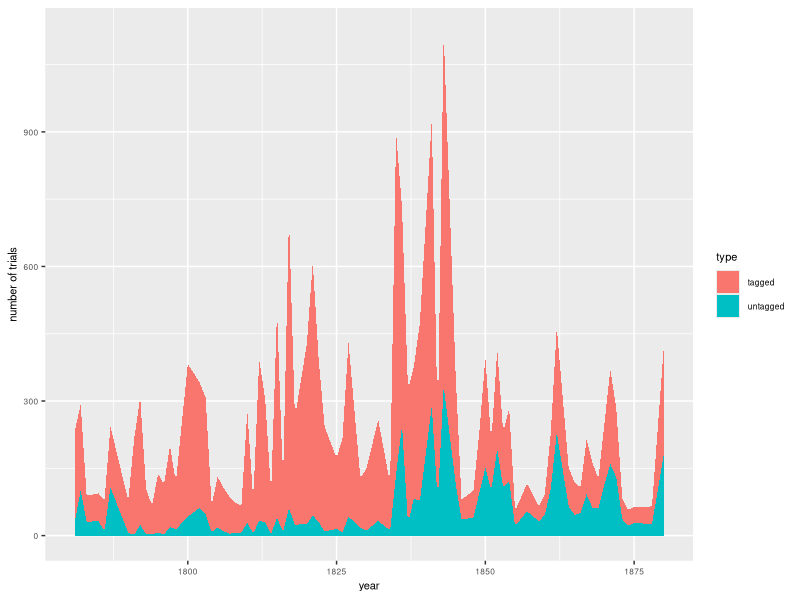
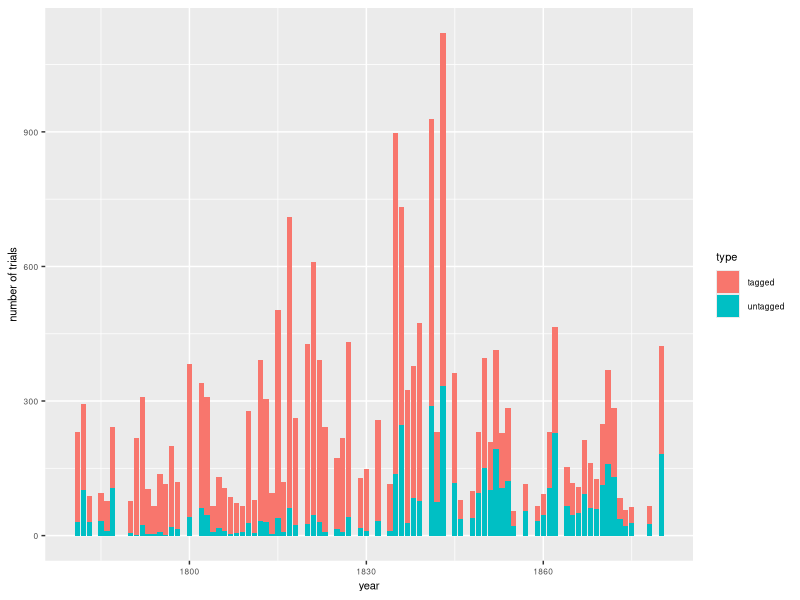
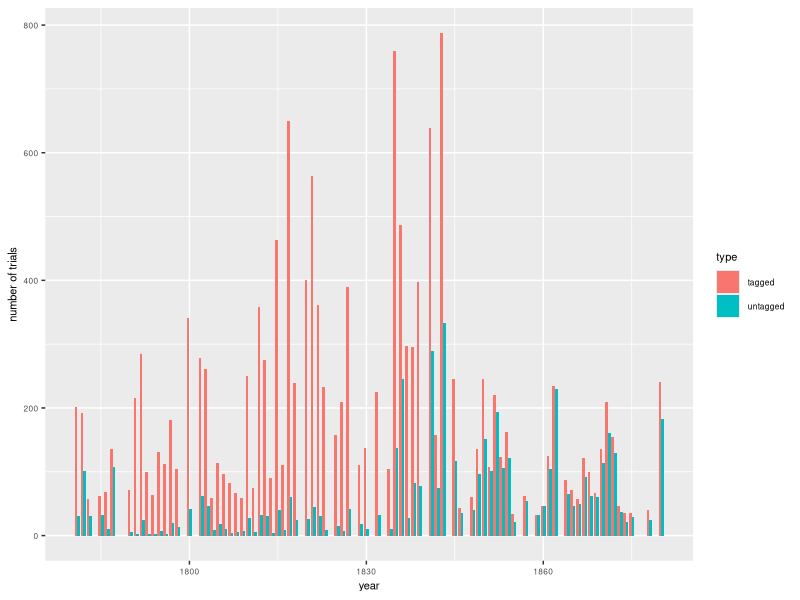
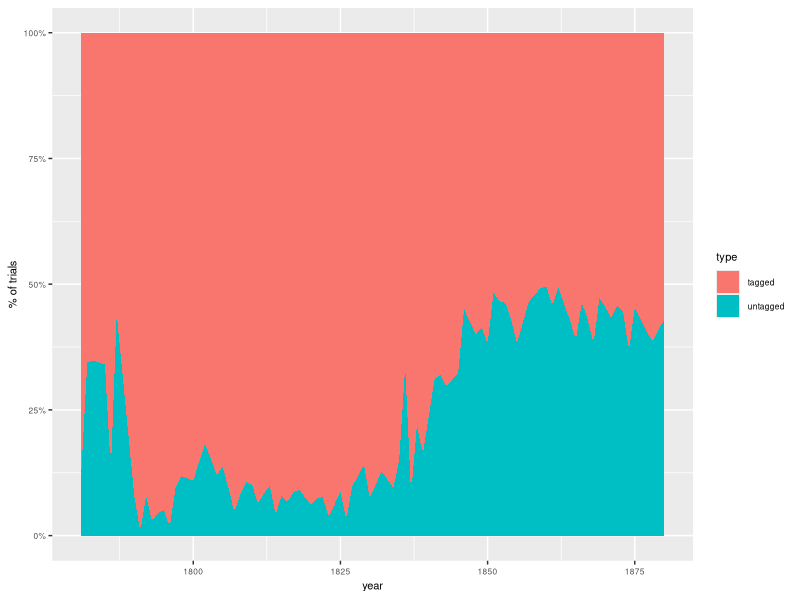
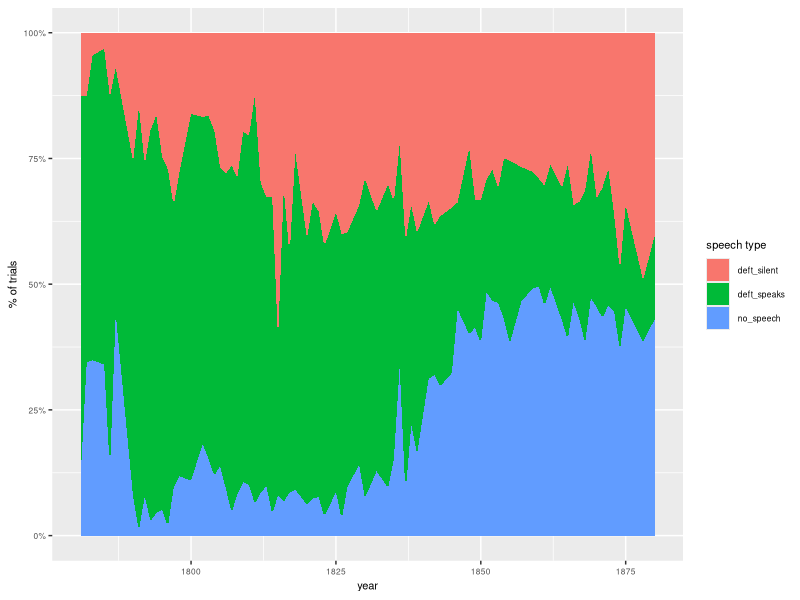
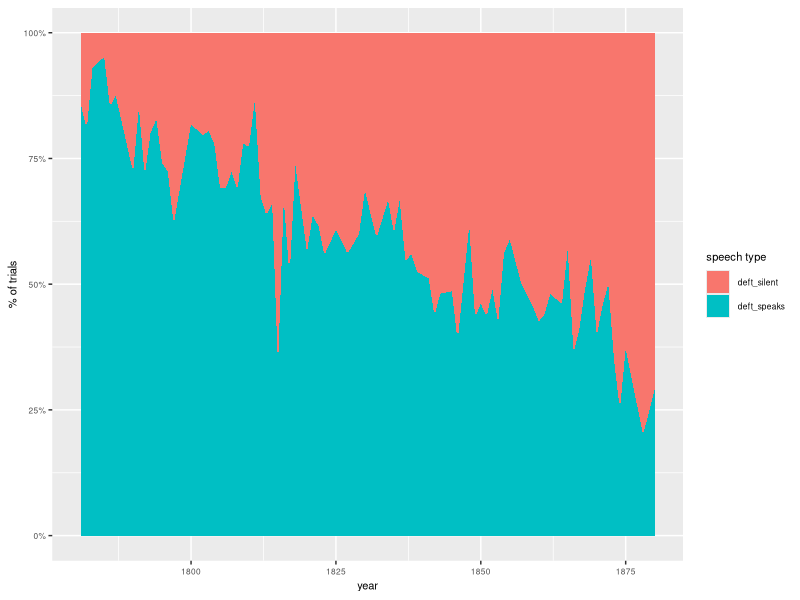
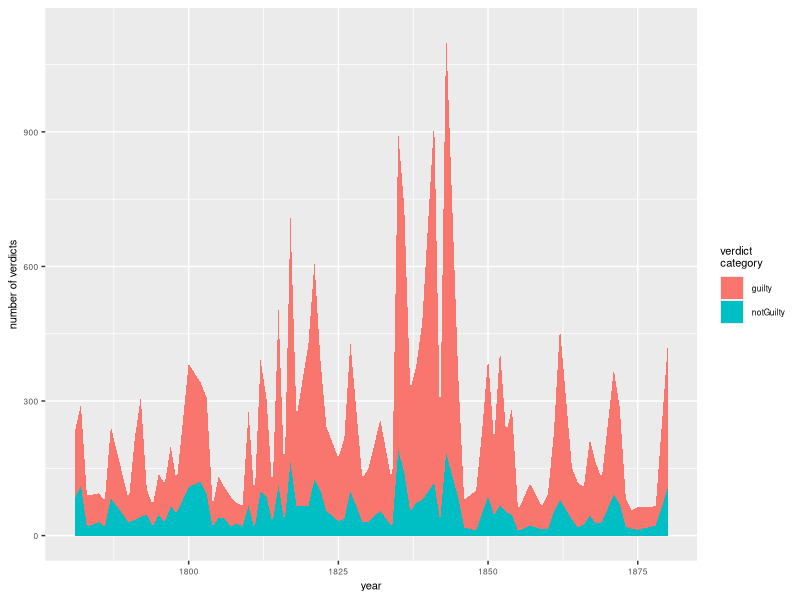
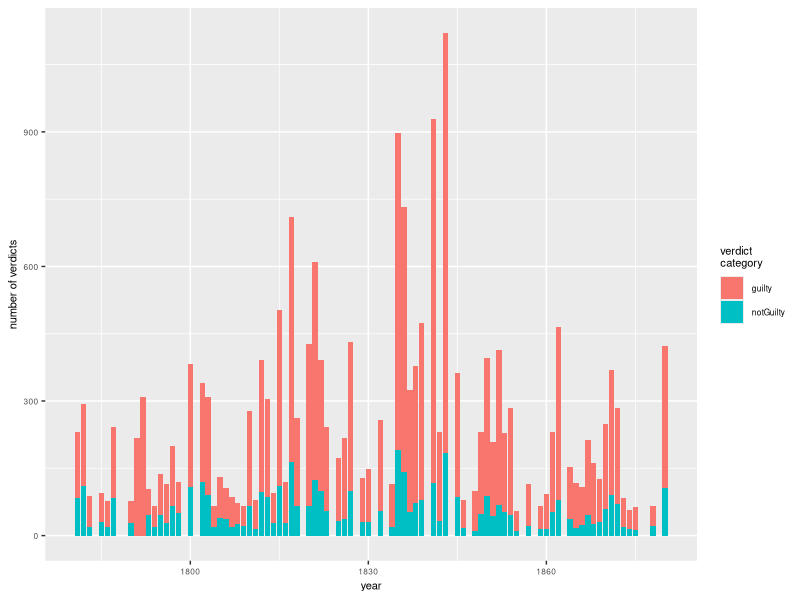

Write R code to recreate these figures, in order.
## ---- chunk 1
# necessary packages
library(plyr)
library(dplyr)
library(tidyr)
library(ggplot2)
library(scales)
## ---- chunk 2
# reusable non-data things + functions (ooh-err)

set_graphs_theme_ltop <- theme(legend.position = "top", axis.text=element_text(size=6), title=element_text(size=8), legend.title=element_text(size=8), legend.text=element_text(size=6), plot.title=element_text(size=16))

set_graphs_theme_g <- theme(axis.text=element_text(size=6), title=element_text(size=8), legend.title=element_text(size=8), legend.text=element_text(size=6), plot.title=element_text(size=16))

# Multiple plot function
#
# ggplot objects can be passed in ..., or to plotlist (as a list of ggplot objects)
# - cols:   Number of columns in layout
# - layout: A matrix specifying the layout. If present, 'cols' is ignored.
#
# If the layout is something like matrix(c(1,2,3,3), nrow=2, byrow=TRUE),
# then plot 1 will go in the upper left, 2 will go in the upper right, and
# 3 will go all the way across the bottom.
#
multiplot <- function(..., plotlist=NULL, file, cols=1, layout=NULL) {
  library(grid)
  
  # Make a list from the ... arguments and plotlist
  plots <- c(list(...), plotlist)
  
  numPlots = length(plots)
  
  # If layout is NULL, then use 'cols' to determine layout
  if (is.null(layout)) {
    # Make the panel
    # ncol: Number of columns of plots
    # nrow: Number of rows needed, calculated from # of cols
    layout <- matrix(seq(1, cols * ceiling(numPlots/cols)),
                     ncol = cols, nrow = ceiling(numPlots/cols))
  }
  
  if (numPlots==1) {
    print(plots[[1]])
    
  } else {
    # Set up the page
    grid.newpage()
    pushViewport(viewport(layout = grid.layout(nrow(layout), ncol(layout))))
    
    # Make each plot, in the correct location
    for (i in 1:numPlots) {
      # Get the i,j matrix positions of the regions that contain this subplot
      matchidx <- as.data.frame(which(layout == i, arr.ind = TRUE))
      
      print(plots[[i]], vp = viewport(layout.pos.row = matchidx$row,
                                      layout.pos.col = matchidx$col))
    }
  }
}

## ---- chunk 3
# read in the full data
obv2_defendants_trials <- read.table("obv_defendants_trials.tsv",
                   header=TRUE,
                   sep="\t")

### filter: guilty/not guilty verdicts only; exclude 1784 (single trial) and 1780 

obv2_f_gng <- obv2_defendants_trials %>% filter(grepl('uilty',deft_vercat), year != 1784, year !=1780)

## add tt column for tagged/untagged trials (*requires plyr)

obv2_f_gng$tt <- revalue(obv2_f_gng$speech, c("deft_speaks"="tagged", "deft_silent"="tagged", "no_speech"="untagged"))

## ---- chunk 4
### all trials

obv2_gng_year <- obv2_f_gng %>% select(year) %>% group_by(year) %>% summarise(n_trials = n())


### breakdown by tagged type

obv2_gng_year_tagged <- obv2_f_gng %>% select(year, tt) %>% group_by(year, tt) %>% summarise(n_tt = n())


### breakdown by speech type

obv2_gng_year_speech <- obv2_f_gng %>% select(year, speech) %>% group_by(year, speech) %>% summarise(n_speech = n())

# same but add tagged type column

obv2_gng_year_speech_tt <- obv2_f_gng %>% select(year, speech, tt) %>% group_by(year, speech, tt) %>% summarise(n_speech = n())

### breakdown by vercat

obv2_gng_year_vercat <- obv2_f_gng %>% select(year, deft_vercat) %>% group_by(year, deft_vercat) %>% summarise(n_vercat = n())

### breakdown by vercat and tagged type

obv2_gng_year_vercat_tt <- obv2_f_gng %>% select(year, deft_vercat, tt) %>% group_by(year, deft_vercat,tt) %>% summarise(n_vercat_tt = n())

### breakdown by speech type and vercat 

obv2_gng_year_speech_vercat <- obv2_f_gng %>% select(year, speech, deft_vercat) %>% group_by(year, speech, deft_vercat) %>% summarise(n_speech_vercat = n())




## ---- chunk 5
ggplot(data=obv2_gng_year_tagged, aes(x=year,y=n_tt)) + 
  geom_area(position="stack",stat='identity', aes(fill=tt)) +
  set_graphs_theme_g + labs(y="number of trials", fill="type")
## ---- chunk 6
ggplot(data=obv2_gng_year_tagged, aes(x=year, y=n_tt)) +
  geom_bar(position="stack",stat='identity', aes(fill=tt)) +
  set_graphs_theme_g + labs(y="number of trials", fill="type")
## ---- chunk 7
ggplot(data=obv2_gng_year_tagged, aes(x=year, y=n_tt)) +
  geom_bar(position="dodge",stat='identity', aes(fill=tt)) +
  set_graphs_theme_g + labs(y="number of trials", fill="type")

## ---- chunk 8
# percent_format requires scales package

ggplot(obv2_gng_year_tagged, aes(x = year, y = n_tt)) + 
  geom_area(position="fill",stat='identity', aes(fill = tt)) + 
  scale_y_continuous(labels = percent_format()) + 
  set_graphs_theme_g + labs(y="% of trials", fill="type")

## ---- chunk 9
# all trials: by speech types
ggplot(obv2_gng_year_speech,aes(x = year, y = n_speech)) + 
  geom_area(position="fill",stat='identity', aes(fill = speech)) + 
  scale_y_continuous(labels = percent_format()) + 
  set_graphs_theme_g + labs(y="% of trials", fill="speech type")


## ---- chunk 10

obv2_gng_year_speech_tt %>% filter(tt=='tagged') %>% 
  ggplot(aes(x = year, y = n_speech)) + 
  geom_area(position="fill",stat='identity', aes(fill=speech)) + 
  scale_y_continuous(labels = percent_format()) + 
  set_graphs_theme_g + labs(y="% of trials", fill="speech type")

## ---- chunk 11
ggplot(data=obv2_gng_year_vercat, aes(x=year,y=n_vercat)) + 
  geom_area(position="stack",stat='identity', aes(fill=deft_vercat)) + 
  set_graphs_theme_g + 
  labs(y="number of verdicts", fill="verdict\ncategory")
## ---- chunk 12
ggplot(data=obv2_gng_year_vercat, aes(x=year,y=n_vercat)) + 
  geom_bar(position="stack",stat='identity', aes(fill=deft_vercat)) + 
  set_graphs_theme_g + 
  labs(y="number of verdicts", fill="verdict\ncategory")
## ---- chunk 13
ggplot(data=obv2_gng_year_vercat, aes(x=year,y=n_vercat)) + 
  geom_bar(position="dodge",stat='identity', aes(fill=deft_vercat)) + 
  set_graphs_theme_g + 
  labs(y="number of verdicts", fill="verdict\ncategory")

## ---- chunk 14
ggplot(obv2_gng_year_vercat,aes(x = year, y = n_vercat)) + 
  geom_area(position="fill",stat='identity', aes(fill=deft_vercat)) + 
  scale_y_continuous(labels = percent_format()) + 
  set_graphs_theme_g + labs(y="% of verdicts", fill="verdict\ncategory")
## ---- chunk 15
# slight tweak to y axis margin in first plot so they align
multiplot(
  ggplot(data=obv2_gng_year_vercat, aes(x=year,y=n_vercat)) + 
  geom_area(position="stack",stat='identity', aes(fill=deft_vercat)) + 
  set_graphs_theme_g +  
  theme(axis.title.y=element_text(margin=margin(0,10,0,0))) +
  labs(y="number of verdicts", fill="verdict\ncategory")
  ,
  ggplot(obv2_gng_year_vercat,aes(x = year, y = n_vercat)) + 
  geom_area(position="fill",stat='identity', aes(fill=deft_vercat)) + 
  scale_y_continuous(labels = percent_format()) + 
  set_graphs_theme_g + labs(y="% of verdicts", fill="verdict\ncategory")
)
## ---- chunk 16
obv2_gng_year_vercat_tt %>% filter(tt =='tagged') %>% 
  ggplot(aes(x = year, y = n_vercat_tt)) + 
  geom_area(position="fill",stat='identity', aes(fill=deft_vercat)) + 
  scale_y_continuous(labels = percent_format()) +
  set_graphs_theme_g + labs(y="% of verdicts", fill="verdict\ncategory")
## ---- chunk 17
# no_speech trials, guilty/not guilty 
obv2_gng_year_vercat_tt %>% filter(tt =='untagged') %>%   
  ggplot(aes(x = year, y = n_vercat_tt)) + 
  geom_area(position="fill",stat='identity', aes(fill=deft_vercat)) + 
  scale_y_continuous(labels = percent_format()) +
  set_graphs_theme_g + labs(y="% of verdicts", fill="verdict \ncategory")

## ---- chunk 18

obv2_gng_year_speech_vercat %>% filter(speech =='deft_speaks') %>%   
  ggplot(aes(x = year, y = n_speech_vercat)) + 
  geom_area(position="fill",stat='identity', aes(fill=deft_vercat)) + 
  scale_y_continuous(labels = percent_format())  +
  set_graphs_theme_g + labs(y="% of verdicts", fill="verdict \ncategory")

## ---- chunk 19
# deft_silent trials only, guilty/not guilty
obv2_gng_year_speech_vercat %>% filter(speech =='deft_silent') %>%   
  ggplot(aes(x = year, y = n_speech_vercat)) + 
  geom_area(position="fill",stat='identity', aes(fill=deft_vercat)) + 
  scale_y_continuous(labels = percent_format()) +
  set_graphs_theme_g + labs(y="% of verdicts", fill="verdict \ncategory")

## ---- chunk 20

ggplot(data=obv2_gng_year_speech_vercat,aes(x = year, y = n_speech_vercat)) + 
  geom_area(position="fill",stat='identity', aes(fill=deft_vercat)) + 
  scale_y_continuous(labels = percent_format()) + 
  facet_grid(speech ~ .) + 
  set_graphs_theme_g  + labs(y="% of verdicts", fill="verdict\ncategory")

## ---- chunk 21

ggplot(obv2_gng_year_vercat_tt, aes(x = year, y = n_vercat_tt)) + 
  geom_area(position="fill",stat='identity', aes(fill=tt)) + 
  scale_y_continuous(labels = percent_format()) + 
  facet_grid(. ~ deft_vercat) + 
  set_graphs_theme_g + labs(y="% of trials", fill="type")

## ---- chunk 22

ggplot(obv2_gng_year_vercat_tt, aes(x = year, y = n_vercat_tt)) + 
  geom_bar(position="fill",stat='identity', aes(fill=tt)) + 
  scale_y_continuous(labels = percent_format()) + 
  facet_grid(deft_vercat~.) + 
  set_graphs_theme_g + labs(y="% of trials", fill="type")

## ---- chunk 23

ggplot(obv2_gng_year_speech_vercat,aes(x = year, y = n_speech_vercat)) + 
  geom_area(position="fill",stat='identity', aes(fill=speech)) + 
  scale_y_continuous(labels = percent_format()) + 
  facet_grid(. ~ deft_vercat) + 
  set_graphs_theme_g + labs(y="% of trials", fill="speech\ntype")

## ---- chunk 24
multiplot(
ggplot(data=obv2_gng_year_vercat, aes(x=year,y=n_vercat)) + 
  geom_bar(position="stack",stat='identity', aes(fill=deft_vercat)) + 
  set_graphs_theme_g + 
  labs(y="number of verdicts", fill="verdict\ncategory")
  ,
obv2_gng_year_speech_vercat %>% filter(speech =='deft_speaks') %>%   
  ggplot(aes(x = year, y = n_speech_vercat)) + 
  geom_bar(position="fill",stat='identity', aes(fill=deft_vercat)) + 
  scale_y_continuous(labels = percent_format())  +
  set_graphs_theme_g + labs(y="% of verdicts", fill="verdict \ncategory")
)
